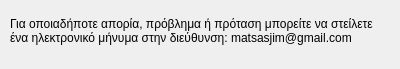
<?xml version="1.0" encoding="UTF-8"?>
<ui version="4.0">
 <class>ContactHelpDialog</class>
 <widget class="QDialog" name="ContactHelpDialog">
  <property name="geometry">
   <rect>
    <x>0</x>
    <y>0</y>
    <width>400</width>
    <height>69</height>
   </rect>
  </property>
  <property name="windowTitle">
   <string>Επικοινωνία</string>
  </property>
  <property name="windowIcon">
   <iconset resource="resources.qrc">
    <normaloff>:/argus/res/app_icons/contact.png</normaloff>:/argus/res/app_icons/contact.png</iconset>
  </property>
  <widget class="QLabel" name="label">
   <property name="geometry">
    <rect>
     <x>10</x>
     <y>10</y>
     <width>381</width>
     <height>41</height>
    </rect>
   </property>
   <property name="text">
    <string>Για οποιαδήποτε απορία, πρόβλημα ή πρόταση μπορείτε να στείλετε ένα ηλεκτρονικό μήνυμα στην διεύθυνση: matsasjim@gmail.com</string>
   </property>
   <property name="scaledContents">
    <bool>false</bool>
   </property>
   <property name="wordWrap">
    <bool>true</bool>
   </property>
  </widget>
 </widget>
 <resources>
  <include location="resources.qrc"/>
 </resources>
 <connections/>
</ui>
